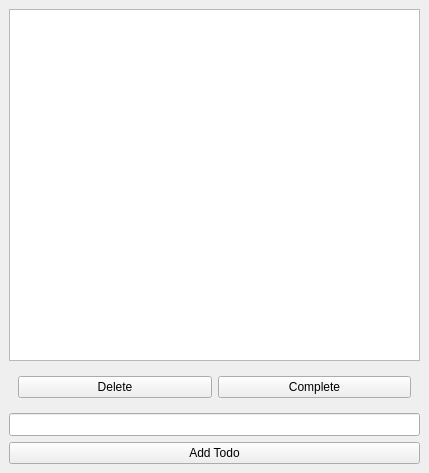
<?xml version="1.0" encoding="UTF-8"?>
<ui version="4.0">
 <class>MainWindow</class>
 <widget class="QMainWindow" name="MainWindow">
  <property name="geometry">
   <rect>
    <x>0</x>
    <y>0</y>
    <width>429</width>
    <height>473</height>
   </rect>
  </property>
  <property name="windowTitle">
   <string>Todo</string>
  </property>
  <widget class="QWidget" name="centralwidget">
   <layout class="QVBoxLayout" name="verticalLayout">
    <item>
     <widget class="QListView" name="todoView">
      <property name="selectionMode">
       <enum>QAbstractItemView::SingleSelection</enum>
      </property>
     </widget>
    </item>
    <item>
     <widget class="QWidget" name="widget" native="true">
      <layout class="QHBoxLayout" name="horizontalLayout">
       <item>
        <widget class="QPushButton" name="deleteButton">
         <property name="text">
          <string>Delete</string>
         </property>
        </widget>
       </item>
       <item>
        <widget class="QPushButton" name="completeButton">
         <property name="text">
          <string>Complete</string>
         </property>
        </widget>
       </item>
      </layout>
     </widget>
    </item>
    <item>
     <widget class="QLineEdit" name="todoEdit">
      <property name="font">
       <font>
        <pointsize>10</pointsize>
       </font>
      </property>
     </widget>
    </item>
    <item>
     <widget class="QPushButton" name="addButton">
      <property name="text">
       <string>Add Todo</string>
      </property>
     </widget>
    </item>
   </layout>
  </widget>
 </widget>
 <resources/>
 <connections/>
</ui>
